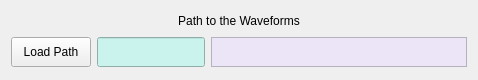
             <widget class="QWidget" name="widget_11" native="true">
              <property name="sizePolicy">
               <sizepolicy hsizetype="Preferred" vsizetype="Preferred">
                <horstretch>0</horstretch>
                <verstretch>0</verstretch>
               </sizepolicy>
              </property>
              <property name="maximumSize">
               <size>
                <width>16777215</width>
                <height>80</height>
               </size>
              </property>
              <layout class="QGridLayout" name="gridLayout_11">
               <item row="2" column="1">
                <widget class="QLineEdit" name="Pathwaveforms">
                 <property name="sizePolicy">
                  <sizepolicy hsizetype="Expanding" vsizetype="Expanding">
                   <horstretch>0</horstretch>
                   <verstretch>0</verstretch>
                  </sizepolicy>
                 </property>
                 <property name="maximumSize">
                  <size>
                   <width>16777215</width>
                   <height>30</height>
                  </size>
                 </property>
                 <property name="styleSheet">
                  <string notr="true">background-color: rgb(202, 243, 238);</string>
                 </property>
                </widget>
               </item>
               <item row="2" column="2">
                <widget class="QTextBrowser" name="pickinfo">
                 <property name="maximumSize">
                  <size>
                   <width>16777215</width>
                   <height>30</height>
                  </size>
                 </property>
                 <property name="styleSheet">
                  <string notr="true">background-color: rgb(236, 228, 247);</string>
                 </property>
                </widget>
               </item>
               <item row="1" column="0" colspan="3">
                <widget class="QLabel" name="label_28">
                 <property name="maximumSize">
                  <size>
                   <width>16777215</width>
                   <height>20</height>
                  </size>
                 </property>
                 <property name="text">
                  <string>Path to the Waveforms</string>
                 </property>
                 <property name="alignment">
                  <set>Qt::AlignCenter</set>
                 </property>
                </widget>
               </item>
               <item row="2" column="0">
                <widget class="QPushButton" name="loadPathBtn">
                 <property name="sizePolicy">
                  <sizepolicy hsizetype="Minimum" vsizetype="Expanding">
                   <horstretch>0</horstretch>
                   <verstretch>0</verstretch>
                  </sizepolicy>
                 </property>
                 <property name="maximumSize">
                  <size>
                   <width>16777215</width>
                   <height>30</height>
                  </size>
                 </property>
                 <property name="cursor">
                  <cursorShape>PointingHandCursor</cursorShape>
                 </property>
                 <property name="text">
                  <string>Load Path</string>
                 </property>
                </widget>
               </item>
              </layout>
             </widget>
